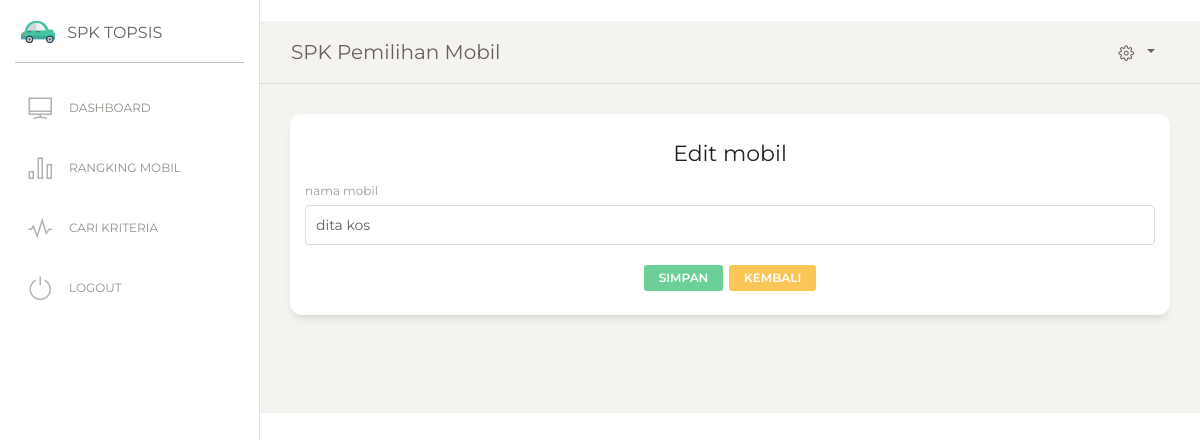
Page /alternativeEdit.php?id_mobil=18 (signed in) on the earlier database version.
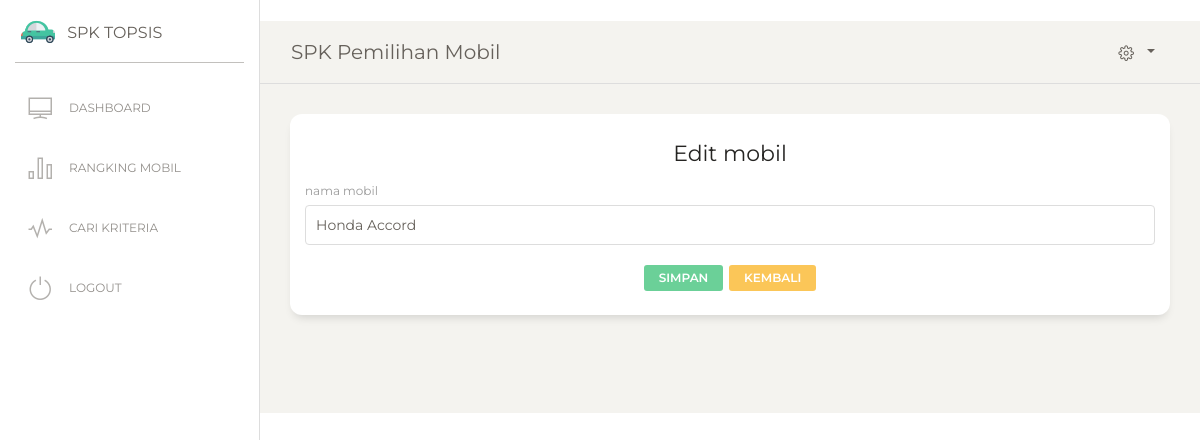
Same page on the later database version.
### tables this page shows
CREATE TABLE IF NOT EXISTS `tb_mobil` (
  `id_mobil` int(11) NOT NULL AUTO_INCREMENT,
  `nama_mobil` varchar(50) NOT NULL,
  PRIMARY KEY (`id_mobil`)
);

### alternativeEdit.php (the view, shortened to what this page needs)
Pengguna<?php
include 'header.php';
include 'menu.php';
include "connect.php";
$id_mobil=$_GET['id_mobil'];
$show_mobil="SELECT * FROM tb_mobil WHERE id_mobil='$id_mobil'";
$hasil_mobil=mysql_query($show_mobil,$koneksi);
$view_mobil=mysql_fetch_row($hasil_mobil);
?>
<div class="content">
  <div class="row">
    <div class="col-md-12">
      <div class="card ">
        <div class="card-header ">
          <h5 class="card-title"><center>Edit mobil</h5>
          <form action="" method="post" enctype="multipart/form-data">
            <div class="form-group">
              <label>nama mobil</label>
              <input type="text" class="form-control" name="nama_mobil" value="<?php print($view_mobil[1]);?>" required/>
            </div>
            <div class="form-group"><center>
              <input class="btn btn-success btn-sm" type="submit" value="Simpan" />
              <a class="btn btn-warning btn-sm" href="alternative.php">Kembali</a>
            </div>
          </form>
        </div>
      </div>
    </div>
  </div>
</div>
<?php
include 'footer.php';
 ?>

Differences in the rows shown:
changed tb_mobil: nama_mobil "dita kos" → "Honda Accord"
